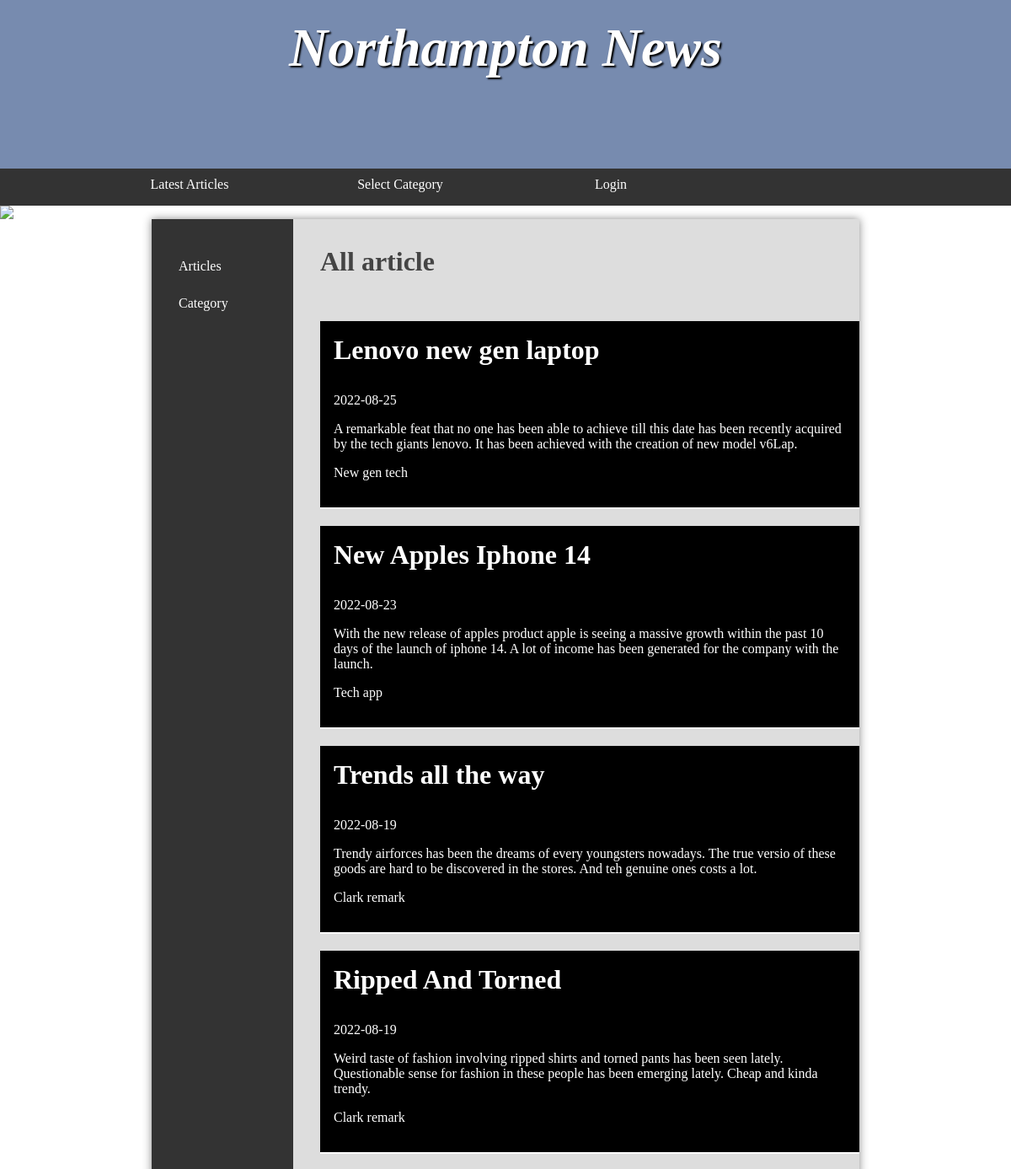
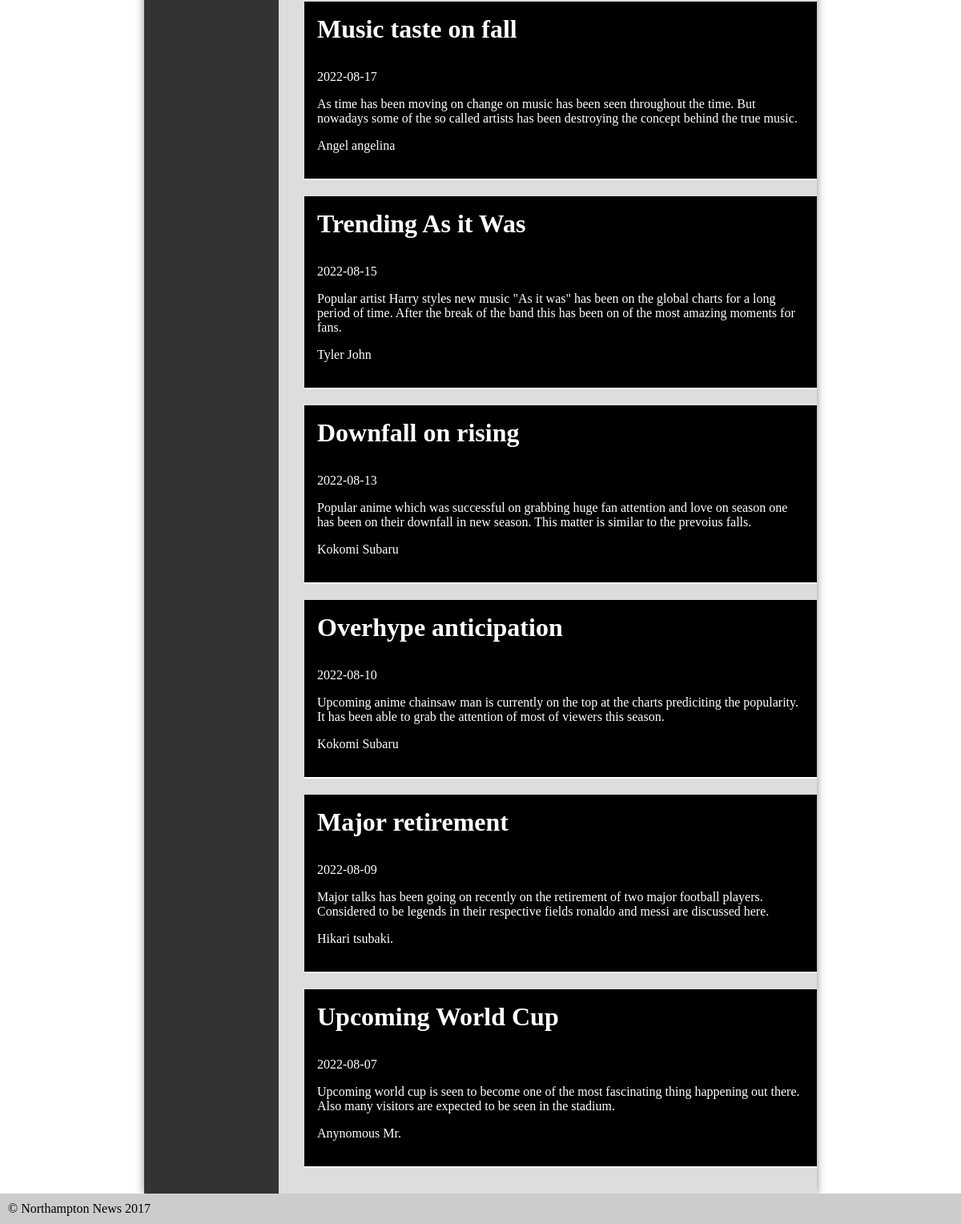
The page / on the database its author committed (2 pictures, top to bottom).
### tables this page shows
CREATE TABLE article(article_id int NOT NULL AUTO_INCREMENT,title VARCHAR(100),publishDate DATE,latest_edit_date DATE,
author VARCHAR(20),categoryId int,content VARCHAR(5000),PRIMARY KEY (article_id),
FOREIGN KEY (categoryId) REFERENCES category(category_id));

### src/index.php (the view, shortened to what this page needs)
<?php
require_once 'insertInto.php';
?>
<!DOCTYPE html>
<html>
	<head>
	<link rel="stylesheet" href="styles.css?v=<?php echo time();?>"/>
	</head>
	<body>
		<header>
			<section>
				<h1>Northampton News</h1>
			</section>
		</header>
		<nav>
			<ul>
				<li><a href="index.php">Latest Articles</a></li>
				<li><a href="#">Select Category</a>
				</li>
				<?php
					if(isset($_SESSION['onBoard'])){
						if($_SESSION['onBoard'] == false){
							echo '<li><a href="login.php">Login</a></li>';
						}
						else{
							echo '<li><a onClick="return logOut()" href="logout.php?loginStatus=true">Logout</a></li>';
						}
					}
					else{
						echo '<li><a href="login.php">Login</a></li>';
					}
				?>
			</ul>
		</nav>
		<img src="images/banners/randombanner.php" />
		<main>
			<nav>
				<?php
					if(isset($_SESSION['onBoardUser'])){
						$valStatus = verifyAdmin($_SESSION['onBoardUser']);
							if($valStatus == true){
								echo '<ul>
								<li><a href="normalUserArticle.php">Articles</a></li>
								<li><a href="normalUserCategory.php">Category</a></li>
								<li><a href="adminArticles.php">Admin</a></li>
							</ul>';
							}
							else{
								echo '<ul>
								<li><a href="normalUserArticle.php">Articles</a></li>
								<li><a href="normalUserCategory.php">Category</a></li>
							</ul>';
							}
					}
					else{
						echo '<ul>
						<li><a href="normalUserArticle.php">Articles</a></li>
						<li><a href="normalUserCategory.php">Category</a></li>
					</ul>';
					}
				?>
			</nav>
			<article>
				<h2>All article</h2>
				<?php
					$queryArtProject = "SELECT article_id,title,publishDate,author,content
					FROM article
					ORDER BY publishDate DESC";
					$getProjectArt = $connection->prepare($queryArtProject);
					$getProjectArt->execute();
					$count = 0;
					while($eachArt = $getProjectArt->fetch(PDO::FETCH_ASSOC)){
						echo '<div class="outerConP">
								<div class="headStart">
								<h2><a class="hhk" href="article.php?artId='.$eachArt['article_id'].'">'.$eachArt['title'].'</a></h2>
								</div>
								<div class="dateStart">
									<p>'.$eachArt['publishDate'].'</p>
								</div>
								<div class="contentStart">
									<p>'.$eachArt['content'].'</p>
								</div>
								<div class="authorStart">
									<p>'.$eachArt['author'].'</p>
								</div>';
						echo '</div>';
						$count++;
						if($count >= 10){
							break;
						}
				}
				?>
			</article>
		</main>
		<footer>
			&copy; Northampton News 2017
		</footer>
	</body>
</html>

### src/styles.css (style rules this page uses)
* { margin: 0; padding: 0; }
html { font-family: 'Oxygen-Regular', times, verdana, sans-serif; }
body { background-color: #fff; }
header { background-color: #778baf ; color: white; height: 200px; }
nav { width: 100%; background-color: #333; overflow: auto; }
nav ul { width: 1000px; margin: auto; display: block; list-style-type: none; }
nav ul li { width: 25%; float: left; overflow: auto; text-align: center; }
nav a { color: white; padding-top: 10px; display: block; text-decoration: none; }
header section { display: block; }
header h1 { font-weight: bold; font-style: italic; }
h1 { font-size:4em; color: white; text-align: center; padding-top: 20px; text-shadow: 2px 2px 2px #000; }
main { min-height: 50vh; background-color: #ddd; width: 70vw; display: block; margin: auto; box-shadow: 0px 0px 10px #888; color:#444; }
main h2 { font-size:2em; }
p, li, h2 { margin-bottom: 1em; }
footer { background-color: #ccc; padding: 10px; }
ul { margin-left: 2em; }
body > img { display: block; width: 100%; }
main { display: table; }
main > article { display: table-cell; padding: 2em; }
main > nav { display: table-cell; width: 20%; padding: 2em; }
main > nav li { float: none; width: auto; text-align: left; }
main > nav ul { width: auto; }
.outerConP { display: inline-block; background-color: #000; padding: 2vh; border-bottom: 2px solid white; height:max-content; width: 100%; margin-right: 6vw; margin-top: 20px; color: white; }
.hhk { text-decoration: none; color: white; }

### rows shown on the page
article: title "Lenovo new gen laptop", publishDate "2022-08-25", content "A remarkable feat that no one has been able to achieve till this date has been recently acquired by the tech giants lenovo. It has been achieved with the creation of new model v6Lap.", author "New gen tech"
article: title "New Apples Iphone 14", publishDate "2022-08-23", content "With the new release of apples product apple is seeing a massive growth within the past 10 days of the launch of iphone 14. A lot of income has been generated for the company with the launch.", author "Tech app"
article: title "Trends all the way", publishDate "2022-08-19", content "Trendy airforces has been the dreams of every youngsters nowadays. The true versio of these goods are hard to be discovered in the stores. And teh genuine ones costs a lot.", author "Clark remark"
article: title "Ripped And Torned", publishDate "2022-08-19", content "Weird taste of fashion involving ripped shirts and torned pants has been seen lately. Questionable sense for fashion in these people has been emerging lately. Cheap and kinda trendy.", author "Clark remark"
article: title "Music taste on fall", publishDate "2022-08-17", content "As time has been moving on change on music has been seen throughout the time. But nowadays some of the so called artists has been destroying the concept behind the true music.", author "Angel angelina"
article: title "Trending As it Was", publishDate "2022-08-15", content "Popular artist Harry styles new music \"As it was\" has been on the global charts for a long period of time. After the break of the band this has been on of the most amazing moments for fans.", author "Tyler John"
article: title "Downfall on rising", publishDate "2022-08-13", content "Popular anime which was successful on grabbing huge fan attention and love on season one has been on their downfall in new season. This matter is similar to the prevoius falls.", author "Kokomi Subaru"
article: title "Overhype anticipation", publishDate "2022-08-10", content "Upcoming anime chainsaw man is currently on the top at the charts prediciting the popularity. It has been able to grab the attention of most of viewers this season.", author "Kokomi Subaru"
article: title "Major retirement", publishDate "2022-08-09", content "Major talks has been going on recently on the retirement of two major football players. Considered to be legends in their respective fields ronaldo and messi are discussed here.", author "Hikari tsubaki."
article: title "Upcoming World Cup", publishDate "2022-08-07", content "Upcoming world cup is seen to become one of the most fascinating thing happening out there. Also many visitors are expected to be seen in the stadium.", author "Anynomous Mr."
